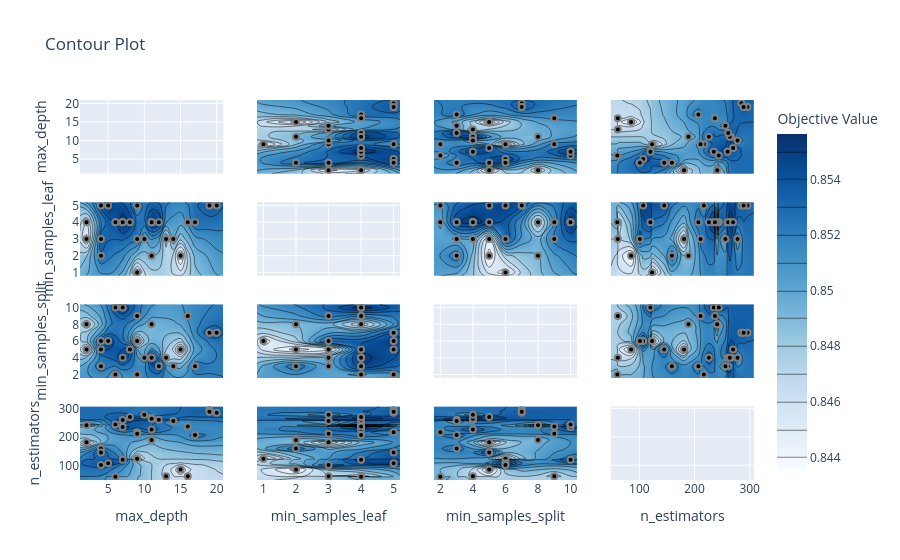

Source (notebook cell):
### Markdown cell above
### Slice Plot

What it shows:
- Individual hyperparameter values versus objective score

What to look for:
- Promising value ranges for each parameter

### Code cell
plot_contour(study)

### Figure 1 — Plotly figure (JSON) as saved in the notebook; plotly's stock layout.template omitted (floating-point values rounded to 4 significant figures; data arrays with more than 128 entries replaced by an {"elided": "..."} marker saying what was removed)
{"data": [{"type": "scatter", "xaxis": "x", "yaxis": "y"}, {"colorbar": {"title": {"text": "Objective Value"}}, "colorscale": [[0, "rgb(247,251,255)"], [0.125, "rgb(222,235,247)"], [0.25, "rgb(198,219,239)"], [0.375, "rgb(158,202,225)"], [0.5, "rgb(107,174,214)"], [0.625, "rgb(66,146,198)"], [0.75, "rgb(33,113,181)"], [0.875, "rgb(8,81,156)"], [1, "rgb(8,48,107)"]], "connectgaps": true, "contours": {"coloring": "heatmap"}, "hoverinfo": "none", "line": {"smoothing": 1.3}, "reversescale": false, "showscale": true, "type": "contour", "x": [1.1, 2, 4, 5, 6, 7, 8, 9, 10, 11, 12, 13, 14, 15, 16, 17, 19, 20, 20.9], "xaxis": "x5", "y": [0.8, 1, 2, 3, 4, 5, 5.2], "yaxis": "y5", "z": {"elided": "7x19 float values"}}, {"marker": {"color": "black", "line": {"color": "Gray", "width": 2}}, "mode": "markers", "name": "Feasible Trial", "showlegend": false, "type": "scatter", "x": [16, 15, 9, 13, 11, 4, 6, 5, 2, 9, 19, 20, 19, 7, 6, 7, 2, 4, 9, 4, 11, 7, 11, 12, 11, 14, 10, 8, 17, 16], "xaxis": "x5", "y": [4, 2, 1, 3, 2, 2, 4, 5, 3, 5, 5, 5, 5, 4, 4, 4, 4, 5, 3, 3, 4, 4, 4, 4, 4, 3, 3, 4, 4, 4], "yaxis": "y5"}, {"colorbar": {"title": {"text": "Objective Value"}}, "colorscale": [[0, "rgb(247,251,255)"], [0.125, "rgb(222,235,247)"], [0.25, "rgb(198,219,239)"], [0.375, "rgb(158,202,225)"], [0.5, "rgb(107,174,214)"], [0.625, "rgb(66,146,198)"], [0.75, "rgb(33,113,181)"], [0.875, "rgb(8,81,156)"], [1, "rgb(8,48,107)"]], "connectgaps": true, "contours": {"coloring": "heatmap"}, "hoverinfo": "none", "line": {"smoothing": 1.3}, "reversescale": false, "showscale": false, "type": "contour", "x": [1.1, 2, 4, 5, 6, 7, 8, 9, 10, 11, 12, 13, 14, 15, 16, 17, 19, 20, 20.9], "xaxis": "x9", "y": [1.6, 2, 3, 4, 5, 6, 7, 8, 9, 10, 10.4], "yaxis": "y9", "z": {"elided": "11x19 float values"}}, {"marker": {"color": "black", "line": {"color": "Gray", "width": 2}}, "mode": "markers", "name": "Feasible Trial", "showlegend": false, "type": "scatter", "x": [16, 15, 9, 13, 11, 4, 6, 5, 2, 9, 19, 20, 19, 7, 6, 7, 2, 4, 9, 4, 11, 7, 11, 12, 11, 14, 10, 8, 17, 16], "xaxis": "x9", "y": [9, 5, 6, 4, 8, 3, 2, 6, 5, 2, 7, 7, 7, 10, 10, 10, 8, 5, 9, 6, 4, 4, 4, 3, 4, 3, 4, 5, 3, 9], "yaxis": "y9"}, {"colorbar": {"title": {"text": "Objective Value"}}, "colorscale": [[0, "rgb(247,251,255)"], [0.125, "rgb(222,235,247)"], [0.25, "rgb(198,219,239)"], [0.375, "rgb(158,202,225)"], [0.5, "rgb(107,174,214)"], [0.625, "rgb(66,146,198)"], [0.75, "rgb(33,113,181)"], [0.875, "rgb(8,81,156)"], [1, "rgb(8,48,107)"]], "connectgaps": true, "contours": {"coloring": "heatmap"}, "hoverinfo": "none", "line": {"smoothing": 1.3}, "reversescale": false, "showscale": false, "type": "contour", "x": [1.1, 2, 4, 5, 6, 7, 8, 9, 10, 11, 12, 13, 14, 15, 16, 17, 19, 20, 20.9], "xaxis": "x13", "y": [48.2, 60, 61, 85, 101, 107, 120, 123, 145, 159, 181, 189, 207, 211, 217, 226, 235, 237, 241, 244, 256, 260, 261, 264, 266, 270, 278, 285, 289, 296, 307.8], "yaxis": "y13", "z": {"elided": "31x19 float values"}}, {"marker": {"color": "black", "line": {"color": "Gray", "width": 2}}, "mode": "markers", "name": "Feasible Trial", "showlegend": false, "type": "scatter", "x": [16, 15, 9, 13, 11, 4, 6, 5, 2, 9, 19, 20, 19, 7, 6, 7, 2, 4, 9, 4, 11, 7, 11, 12, 11, 14, 10, 8, 17, 16], "xaxis": "x13", "y": [61, 85, 123, 61, 189, 159, 60, 107, 181, 217, 296, 285, 289, 235, 244, 120, 241, 145, 211, 101, 266, 260, 264, 261, 226, 256, 278, 270, 207, 237], "yaxis": "y13"}, {"colorbar": {"title": {"text": "Objective Value"}}, "colorscale": [[0, "rgb(247,251,255)"], [0.125, "rgb(222,235,247)"], [0.25, "rgb(198,219,239)"], [0.375, "rgb(158,202,225)"], [0.5, "rgb(107,174,214)"], [0.625, "rgb(66,146,198)"], [0.75, "rgb(33,113,181)"], [0.875, "rgb(8,81,156)"], [1, "rgb(8,48,107)"]], "connectgaps": true, "contours": {"coloring": "heatmap"}, "hoverinfo": "none", "line": {"smoothing": 1.3}, "reversescale": false, "showscale": false, "type": "contour", "x": [0.8, 1, 2, 3, 4, 5, 5.2], "xaxis": "x2", "y": [1.1, 2, 4, 5, 6, 7, 8, 9, 10, 11, 12, 13, 14, 15, 16, 17, 19, 20, 20.9], "yaxis": "y2", "z": {"elided": "19x7 float values"}}, {"marker": {"color": "black", "line": {"color": "Gray", "width": 2}}, "mode": "markers", "name": "Feasible Trial", "showlegend": false, "type": "scatter", "x": [4, 2, 1, 3, 2, 2, 4, 5, 3, 5, 5, 5, 5, 4, 4, 4, 4, 5, 3, 3, 4, 4, 4, 4, 4, 3, 3, 4, 4, 4], "xaxis": "x2", "y": [16, 15, 9, 13, 11, 4, 6, 5, 2, 9, 19, 20, 19, 7, 6, 7, 2, 4, 9, 4, 11, 7, 11, 12, 11, 14, 10, 8, 17, 16], "yaxis": "y2"}, {"type": "scatter", "xaxis": "x6", "yaxis": "y6"}, {"colorbar": {"title": {"text": "Objective Value"}}, "colorscale": [[0, "rgb(247,251,255)"], [0.125, "rgb(222,235,247)"], [0.25, "rgb(198,219,239)"], [0.375, "rgb(158,202,225)"], [0.5, "rgb(107,174,214)"], [0.625, "rgb(66,146,198)"], [0.75, "rgb(33,113,181)"], [0.875, "rgb(8,81,156)"], [1, "rgb(8,48,107)"]], "connectgaps": true, "contours": {"coloring": "heatmap"}, "hoverinfo": "none", "line": {"smoothing": 1.3}, "reversescale": false, "showscale": false, "type": "contour", "x": [0.8, 1, 2, 3, 4, 5, 5.2], "xaxis": "x10", "y": [1.6, 2, 3, 4, 5, 6, 7, 8, 9, 10, 10.4], "yaxis": "y10", "z": [[NaN, NaN, NaN, NaN, NaN, NaN, NaN], [NaN, NaN, NaN, NaN, 0.8498, 0.851, NaN], [NaN, NaN, 0.8528, 0.8499, 0.8549, NaN, NaN], [NaN, NaN, NaN, 0.85, 0.8555, NaN, NaN], [NaN, NaN, 0.8435, 0.8447, 0.8546, 0.8541, NaN], [NaN, 0.8444, NaN, 0.8537, NaN, 0.8552, NaN], [NaN, NaN, NaN, NaN, NaN, 0.8538, NaN], [NaN, NaN, 0.849, NaN, 0.8459, NaN, NaN], [NaN, NaN, NaN, 0.8524, 0.8512, NaN, NaN], [NaN, NaN, NaN, NaN, 0.8556, NaN, NaN], [NaN, NaN, NaN, NaN, NaN, NaN, NaN]]}, {"marker": {"color": "black", "line": {"color": "Gray", "width": 2}}, "mode": "markers", "name": "Feasible Trial", "showlegend": false, "type": "scatter", "x": [4, 2, 1, 3, 2, 2, 4, 5, 3, 5, 5, 5, 5, 4, 4, 4, 4, 5, 3, 3, 4, 4, 4, 4, 4, 3, 3, 4, 4, 4], "xaxis": "x10", "y": [9, 5, 6, 4, 8, 3, 2, 6, 5, 2, 7, 7, 7, 10, 10, 10, 8, 5, 9, 6, 4, 4, 4, 3, 4, 3, 4, 5, 3, 9], "yaxis": "y10"}, {"colorbar": {"title": {"text": "Objective Value"}}, "colorscale": [[0, "rgb(247,251,255)"], [0.125, "rgb(222,235,247)"], [0.25, "rgb(198,219,239)"], [0.375, "rgb(158,202,225)"], [0.5, "rgb(107,174,214)"], [0.625, "rgb(66,146,198)"], [0.75, "rgb(33,113,181)"], [0.875, "rgb(8,81,156)"], [1, "rgb(8,48,107)"]], "connectgaps": true, "contours": {"coloring": "heatmap"}, "hoverinfo": "none", "line": {"smoothing": 1.3}, "reversescale": false, "showscale": false, "type": "contour", "x": [0.8, 1, 2, 3, 4, 5, 5.2], "xaxis": "x14", "y": [48.2, 60, 61, 85, 101, 107, 120, 123, 145, 159, 181, 189, 207, 211, 217, 226, 235, 237, 241, 244, 256, 260, 261, 264, 266, 270, 278, 285, 289, 296, 307.8], "yaxis": "y14", "z": {"elided": "31x7 float values"}}, {"marker": {"color": "black", "line": {"color": "Gray", "width": 2}}, "mode": "markers", "name": "Feasible Trial", "showlegend": false, "type": "scatter", "x": [4, 2, 1, 3, 2, 2, 4, 5, 3, 5, 5, 5, 5, 4, 4, 4, 4, 5, 3, 3, 4, 4, 4, 4, 4, 3, 3, 4, 4, 4], "xaxis": "x14", "y": [61, 85, 123, 61, 189, 159, 60, 107, 181, 217, 296, 285, 289, 235, 244, 120, 241, 145, 211, 101, 266, 260, 264, 261, 226, 256, 278, 270, 207, 237], "yaxis": "y14"}, {"colorbar": {"title": {"text": "Objective Value"}}, "colorscale": [[0, "rgb(247,251,255)"], [0.125, "rgb(222,235,247)"], [0.25, "rgb(198,219,239)"], [0.375, "rgb(158,202,225)"], [0.5, "rgb(107,174,214)"], [0.625, "rgb(66,146,198)"], [0.75, "rgb(33,113,181)"], [0.875, "rgb(8,81,156)"], [1, "rgb(8,48,107)"]], "connectgaps": true, "contours": {"coloring": "heatmap"}, "hoverinfo": "none", "line": {"smoothing": 1.3}, "reversescale": false, "showscale": false, "type": "contour", "x": [1.6, 2, 3, 4, 5, 6, 7, 8, 9, 10, 10.4], "xaxis": "x3", "y": [1.1, 2, 4, 5, 6, 7, 8, 9, 10, 11, 12, 13, 14, 15, 16, 17, 19, 20, 20.9], "yaxis": "y3", "z": {"elided": "19x11 float values"}}, {"marker": {"color": "black", "line": {"color": "Gray", "width": 2}}, "mode": "markers", "name": "Feasible Trial", "showlegend": false, "type": "scatter", "x": [9, 5, 6, 4, 8, 3, 2, 6, 5, 2, 7, 7, 7, 10, 10, 10, 8, 5, 9, 6, 4, 4, 4, 3, 4, 3, 4, 5, 3, 9], "xaxis": "x3", "y": [16, 15, 9, 13, 11, 4, 6, 5, 2, 9, 19, 20, 19, 7, 6, 7, 2, 4, 9, 4, 11, 7, 11, 12, 11, 14, 10, 8, 17, 16], "yaxis": "y3"}, {"colorbar": {"title": {"text": "Objective Value"}}, "colorscale": [[0, "rgb(247,251,255)"], [0.125, "rgb(222,235,247)"], [0.25, "rgb(198,219,239)"], [0.375, "rgb(158,202,225)"], [0.5, "rgb(107,174,214)"], [0.625, "rgb(66,146,198)"], [0.75, "rgb(33,113,181)"], [0.875, "rgb(8,81,156)"], [1, "rgb(8,48,107)"]], "connectgaps": true, "contours": {"coloring": "heatmap"}, "hoverinfo": "none", "line": {"smoothing": 1.3}, "reversescale": false, "showscale": false, "type": "contour", "x": [1.6, 2, 3, 4, 5, 6, 7, 8, 9, 10, 10.4], "xaxis": "x7", "y": [0.8, 1, 2, 3, 4, 5, 5.2], "yaxis": "y7", "z": [[NaN, NaN, NaN, NaN, NaN, NaN, NaN, NaN, NaN, NaN, NaN], [NaN, NaN, NaN, NaN, NaN, 0.8444, NaN, NaN, NaN, NaN, NaN], [NaN, NaN, 0.8528, NaN, 0.8435, NaN, NaN, 0.849, NaN, NaN, NaN], [NaN, NaN, 0.8499, 0.85, 0.8447, 0.8537, NaN, NaN, 0.8524, NaN, NaN], [NaN, 0.8498, 0.8549, 0.8555, 0.8546, NaN, NaN, 0.8459, 0.8512, 0.8556, NaN], [NaN, 0.851, NaN, NaN, 0.8541, 0.8552, 0.8538, NaN, NaN, NaN, NaN], [NaN, NaN, NaN, NaN, NaN, NaN, NaN, NaN, NaN, NaN, NaN]]}, {"marker": {"color": "black", "line": {"color": "Gray", "width": 2}}, "mode": "markers", "name": "Feasible Trial", "showlegend": false, "type": "scatter", "x": [9, 5, 6, 4, 8, 3, 2, 6, 5, 2, 7, 7, 7, 10, 10, 10, 8, 5, 9, 6, 4, 4, 4, 3, 4, 3, 4, 5, 3, 9], "xaxis": "x7", "y": [4, 2, 1, 3, 2, 2, 4, 5, 3, 5, 5, 5, 5, 4, 4, 4, 4, 5, 3, 3, 4, 4, 4, 4, 4, 3, 3, 4, 4, 4], "yaxis": "y7"}, {"type": "scatter", "xaxis": "x11", "yaxis": "y11"}, {"colorbar": {"title": {"text": "Objective Value"}}, "colorscale": [[0, "rgb(247,251,255)"], [0.125, "rgb(222,235,247)"], [0.25, "rgb(198,219,239)"], [0.375, "rgb(158,202,225)"], [0.5, "rgb(107,174,214)"], [0.625, "rgb(66,146,198)"], [0.75, "rgb(33,113,181)"], [0.875, "rgb(8,81,156)"], [1, "rgb(8,48,107)"]], "connectgaps": true, "contours": {"coloring": "heatmap"}, "hoverinfo": "none", "line": {"smoothing": 1.3}, "reversescale": false, "showscale": false, "type": "contour", "x": [1.6, 2, 3, 4, 5, 6, 7, 8, 9, 10, 10.4], "xaxis": "x15", "y": [48.2, 60, 61, 85, 101, 107, 120, 123, 145, 159, 181, 189, 207, 211, 217, 226, 235, 237, 241, 244, 256, 260, 261, 264, 266, 270, 278, 285, 289, 296, 307.8], "yaxis": "y15", "z": {"elided": "31x11 float values"}}, {"marker": {"color": "black", "line": {"color": "Gray", "width": 2}}, "mode": "markers", "name": "Feasible Trial", "showlegend": false, "type": "scatter", "x": [9, 5, 6, 4, 8, 3, 2, 6, 5, 2, 7, 7, 7, 10, 10, 10, 8, 5, 9, 6, 4, 4, 4, 3, 4, 3, 4, 5, 3, 9], "xaxis": "x15", "y": [61, 85, 123, 61, 189, 159, 60, 107, 181, 217, 296, 285, 289, 235, 244, 120, 241, 145, 211, 101, 266, 260, 264, 261, 226, 256, 278, 270, 207, 237], "yaxis": "y15"}, {"colorbar": {"title": {"text": "Objective Value"}}, "colorscale": [[0, "rgb(247,251,255)"], [0.125, "rgb(222,235,247)"], [0.25, "rgb(198,219,239)"], [0.375, "rgb(158,202,225)"], [0.5, "rgb(107,174,214)"], [0.625, "rgb(66,146,198)"], [0.75, "rgb(33,113,181)"], [0.875, "rgb(8,81,156)"], [1, "rgb(8,48,107)"]], "connectgaps": true, "contours": {"coloring": "heatmap"}, "hoverinfo": "none", "line": {"smoothing": 1.3}, "reversescale": false, "showscale": false, "type": "contour", "x": [48.2, 60, 61, 85, 101, 107, 120, 123, 145, 159, 181, 189, 207, 211, 217, 226, 235, 237, 241, 244, 256, 260, 261, 264, 266, 270, 278, 285, 289, 296, 307.8], "xaxis": "x4", "y": [1.1, 2, 4, 5, 6, 7, 8, 9, 10, 11, 12, 13, 14, 15, 16, 17, 19, 20, 20.9], "yaxis": "y4", "z": {"elided": "19x31 float values"}}, {"marker": {"color": "black", "line": {"color": "Gray", "width": 2}}, "mode": "markers", "name": "Feasible Trial", "showlegend": false, "type": "scatter", "x": [61, 85, 123, 61, 189, 159, 60, 107, 181, 217, 296, 285, 289, 235, 244, 120, 241, 145, 211, 101, 266, 260, 264, 261, 226, 256, 278, 270, 207, 237], "xaxis": "x4", "y": [16, 15, 9, 13, 11, 4, 6, 5, 2, 9, 19, 20, 19, 7, 6, 7, 2, 4, 9, 4, 11, 7, 11, 12, 11, 14, 10, 8, 17, 16], "yaxis": "y4"}, {"colorbar": {"title": {"text": "Objective Value"}}, "colorscale": [[0, "rgb(247,251,255)"], [0.125, "rgb(222,235,247)"], [0.25, "rgb(198,219,239)"], [0.375, "rgb(158,202,225)"], [0.5, "rgb(107,174,214)"], [0.625, "rgb(66,146,198)"], [0.75, "rgb(33,113,181)"], [0.875, "rgb(8,81,156)"], [1, "rgb(8,48,107)"]], "connectgaps": true, "contours": {"coloring": "heatmap"}, "hoverinfo": "none", "line": {"smoothing": 1.3}, "reversescale": false, "showscale": false, "type": "contour", "x": [48.2, 60, 61, 85, 101, 107, 120, 123, 145, 159, 181, 189, 207, 211, 217, 226, 235, 237, 241, 244, 256, 260, 261, 264, 266, 270, 278, 285, 289, 296, 307.8], "xaxis": "x8", "y": [0.8, 1, 2, 3, 4, 5, 5.2], "yaxis": "y8", "z": {"elided": "7x31 float values"}}, {"marker": {"color": "black", "line": {"color": "Gray", "width": 2}}, "mode": "markers", "name": "Feasible Trial", "showlegend": false, "type": "scatter", "x": [61, 85, 123, 61, 189, 159, 60, 107, 181, 217, 296, 285, 289, 235, 244, 120, 241, 145, 211, 101, 266, 260, 264, 261, 226, 256, 278, 270, 207, 237], "xaxis": "x8", "y": [4, 2, 1, 3, 2, 2, 4, 5, 3, 5, 5, 5, 5, 4, 4, 4, 4, 5, 3, 3, 4, 4, 4, 4, 4, 3, 3, 4, 4, 4], "yaxis": "y8"}, {"colorbar": {"title": {"text": "Objective Value"}}, "colorscale": [[0, "rgb(247,251,255)"], [0.125, "rgb(222,235,247)"], [0.25, "rgb(198,219,239)"], [0.375, "rgb(158,202,225)"], [0.5, "rgb(107,174,214)"], [0.625, "rgb(66,146,198)"], [0.75, "rgb(33,113,181)"], [0.875, "rgb(8,81,156)"], [1, "rgb(8,48,107)"]], "connectgaps": true, "contours": {"coloring": "heatmap"}, "hoverinfo": "none", "line": {"smoothing": 1.3}, "reversescale": false, "showscale": false, "type": "contour", "x": [48.2, 60, 61, 85, 101, 107, 120, 123, 145, 159, 181, 189, 207, 211, 217, 226, 235, 237, 241, 244, 256, 260, 261, 264, 266, 270, 278, 285, 289, 296, 307.8], "xaxis": "x12", "y": [1.6, 2, 3, 4, 5, 6, 7, 8, 9, 10, 10.4], "yaxis": "y12", "z": {"elided": "11x31 float values"}}, {"marker": {"color": "black", "line": {"color": "Gray", "width": 2}}, "mode": "markers", "name": "Feasible Trial", "showlegend": false, "type": "scatter", "x": [61, 85, 123, 61, 189, 159, 60, 107, 181, 217, 296, 285, 289, 235, 244, 120, 241, 145, 211, 101, 266, 260, 264, 261, 226, 256, 278, 270, 207, 237], "xaxis": "x12", "y": [9, 5, 6, 4, 8, 3, 2, 6, 5, 2, 7, 7, 7, 10, 10, 10, 8, 5, 9, 6, 4, 4, 4, 3, 4, 3, 4, 5, 3, 9], "yaxis": "y12"}, {"type": "scatter", "xaxis": "x16", "yaxis": "y16"}], "layout": {"title": {"text": "Contour Plot"}, "xaxis": {"anchor": "y", "domain": [0, 0.2125], "matches": "x13", "range": [1.1, 20.9], "showticklabels": false}, "xaxis10": {"anchor": "y10", "domain": [0.2625, 0.475], "matches": "x14", "range": [0.8, 5.2], "showticklabels": false}, "xaxis11": {"anchor": "y11", "domain": [0.525, 0.7375], "matches": "x15", "range": [1.6, 10.4], "showticklabels": false}, "xaxis12": {"anchor": "y12", "domain": [0.7875, 1], "matches": "x16", "range": [48.2, 307.8], "showticklabels": false}, "xaxis13": {"anchor": "y13", "domain": [0, 0.2125], "range": [1.1, 20.9], "title": {"text": "max_depth"}}, "xaxis14": {"anchor": "y14", "domain": [0.2625, 0.475], "range": [0.8, 5.2], "title": {"text": "min_samples_leaf"}}, "xaxis15": {"anchor": "y15", "domain": [0.525, 0.7375], "range": [1.6, 10.4], "title": {"text": "min_samples_split"}}, "xaxis16": {"anchor": "y16", "domain": [0.7875, 1], "range": [48.2, 307.8], "title": {"text": "n_estimators"}}, "xaxis2": {"anchor": "y2", "domain": [0.2625, 0.475], "matches": "x14", "range": [0.8, 5.2], "showticklabels": false}, "xaxis3": {"anchor": "y3", "domain": [0.525, 0.7375], "matches": "x15", "range": [1.6, 10.4], "showticklabels": false}, "xaxis4": {"anchor": "y4", "domain": [0.7875, 1], "matches": "x16", "range": [48.2, 307.8], "showticklabels": false}, "xaxis5": {"anchor": "y5", "domain": [0, 0.2125], "matches": "x13", "range": [1.1, 20.9], "showticklabels": false}, "xaxis6": {"anchor": "y6", "domain": [0.2625, 0.475], "matches": "x14", "range": [0.8, 5.2], "showticklabels": false}, "xaxis7": {"anchor": "y7", "domain": [0.525, 0.7375], "matches": "x15", "range": [1.6, 10.4], "showticklabels": false}, "xaxis8": {"anchor": "y8", "domain": [0.7875, 1], "matches": "x16", "range": [48.2, 307.8], "showticklabels": false}, "xaxis9": {"anchor": "y9", "domain": [0, 0.2125], "matches": "x13", "range": [1.1, 20.9], "showticklabels": false}, "yaxis": {"anchor": "x", "domain": [0.8063, 1], "range": [1.1, 20.9], "title": {"text": "max_depth"}}, "yaxis10": {"anchor": "x10", "domain": [0.2687, 0.4625], "matches": "y9", "range": [1.6, 10.4], "showticklabels": false}, "yaxis11": {"anchor": "x11", "domain": [0.2687, 0.4625], "matches": "y9", "range": [1.6, 10.4], "showticklabels": false}, "yaxis12": {"anchor": "x12", "domain": [0.2687, 0.4625], "matches": "y9", "range": [1.6, 10.4], "showticklabels": false}, "yaxis13": {"anchor": "x13", "domain": [0, 0.1938], "range": [48.2, 307.8], "title": {"text": "n_estimators"}}, "yaxis14": {"anchor": "x14", "domain": [0, 0.1938], "matches": "y13", "range": [48.2, 307.8], "showticklabels": false}, "yaxis15": {"anchor": "x15", "domain": [0, 0.1938], "matches": "y13", "range": [48.2, 307.8], "showticklabels": false}, "yaxis16": {"anchor": "x16", "domain": [0, 0.1938], "matches": "y13", "range": [48.2, 307.8], "showticklabels": false}, "yaxis2": {"anchor": "x2", "domain": [0.8063, 1], "matches": "y", "range": [1.1, 20.9], "showticklabels": false}, "yaxis3": {"anchor": "x3", "domain": [0.8063, 1], "matches": "y", "range": [1.1, 20.9], "showticklabels": false}, "yaxis4": {"anchor": "x4", "domain": [0.8063, 1], "matches": "y", "range": [1.1, 20.9], "showticklabels": false}, "yaxis5": {"anchor": "x5", "domain": [0.5375, 0.7312], "range": [0.8, 5.2], "title": {"text": "min_samples_leaf"}}, "yaxis6": {"anchor": "x6", "domain": [0.5375, 0.7312], "matches": "y5", "range": [0.8, 5.2], "showticklabels": false}, "yaxis7": {"anchor": "x7", "domain": [0.5375, 0.7312], "matches": "y5", "range": [0.8, 5.2], "showticklabels": false}, "yaxis8": {"anchor": "x8", "domain": [0.5375, 0.7312], "matches": "y5", "range": [0.8, 5.2], "showticklabels": false}, "yaxis9": {"anchor": "x9", "domain": [0.2687, 0.4625], "range": [1.6, 10.4], "title": {"text": "min_samples_split"}}}}
